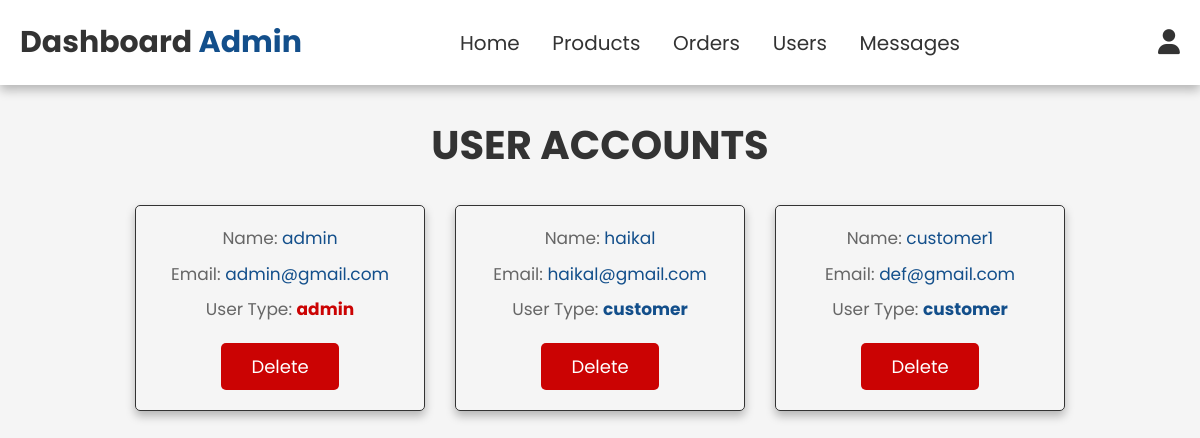
The app's page /admin/admin_users.php (signed in), older data.
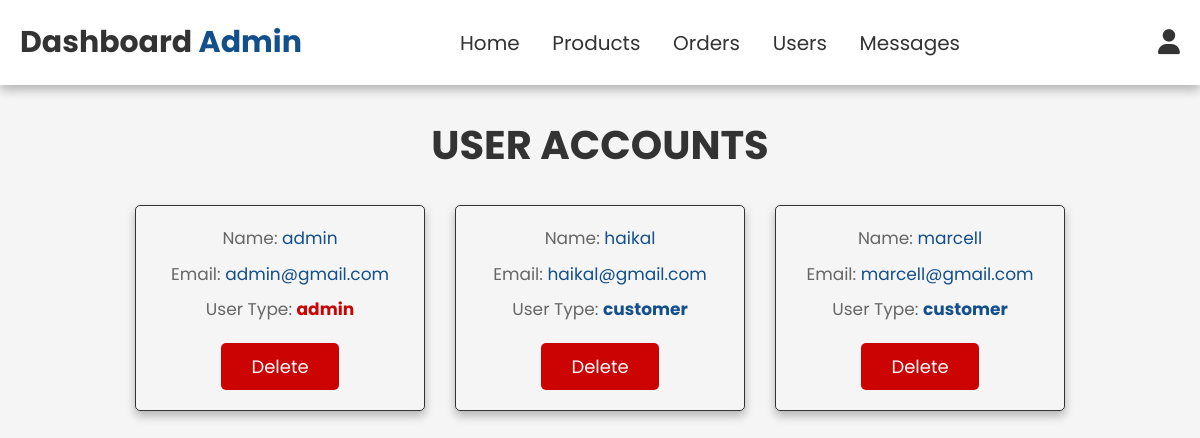
The same page, newer data.
### tables this page shows
CREATE TABLE `users` (
  `id` int(100) NOT NULL,
  `name` varchar(100) NOT NULL,
  `email` varchar(100) NOT NULL,
  `password` varchar(100) NOT NULL,
  `user_type` varchar(20) NOT NULL DEFAULT 'customer'
);

### admin/admin_users.php (the view, shortened to what this page needs)
<?php
    include_once('../config/config.php');
?>
<!DOCTYPE html>
<html lang="en">
    <head>
        <link rel="stylesheet" href="https://cdnjs.cloudflare.com/ajax/libs/font-awesome/6.5.2/css/all.min.css">
        <link rel="stylesheet" href="../css/admin_style.css?v=<?php echo time(); ?>">
    </head>
    <body>
    <?php include './admin_header.php'; ?>
        <section class="users">
            <h1 class="title">User Accounts</h1>
            <div class="box-container">
                <?php
                $sql_select_users = mysqli_query($conn, "SELECT * FROM users;") or die('Query Failed');
                if(mysqli_num_rows($sql_select_users) > 0){
                    while($fetch_users = mysqli_fetch_assoc($sql_select_users)){
                ?>
                <div class="box">
                    <p>Name: <span><?php echo $fetch_users['name']; ?></span></p>
                    <p>Email: <span><?php echo $fetch_users['email']; ?></span></p>
                    <p>User Type: <span style="font-weight:700; color:<?php if($fetch_users['user_type'] == 'admin'){ echo 'var(--red)'; } ?>"><?php echo $fetch_users['user_type']; ?></span></p>
                    <a href="admin_users.php?delete=<?php echo $fetch_users['id']; ?>" onclick="return confirm('Delete this user?');" class="delete-btn">Delete</a>
                </div>
                <?php
                    }
                }
                else{
                    $message[] = 'No customers registered yet.';
                }
                ?>
            </div>
        </section>
    </body>
</html>

### admin/admin_header.php (shortened to what this page needs)
<header class="header">
    <div class="flex">
        <a href="admin_page.php" class="logo">Dashboard <span>Admin</span></a>
        <nav class="navbar">
            <a href="admin_page.php">Home</a>
            <a href="admin_products.php">Products</a>
            <a href="admin_orders.php">Orders</a>
            <a href="admin_users.php">Users</a>
            <a href="admin_contact.php">Messages</a>
        </nav>
        <div class="icons">
            <div id="user-btn" class="fa fa-user"></div>
        </div>
    </div>
</header>

### css/admin_style.css (style rules this page uses)
:root { --primary: #134f8b; --secondary: #96C9F4; --red:#cb0303; --black: #333; --light-color:#666; --light-white: #ccc; --light-bg: #f5f5f5; --border: 0.17rem solid var(--black); --box-shadow: 0 0.5rem 1rem rgba(0, 0, 0, 0.265); }
* { box-sizing: border-box; margin: 0; padding: 0; outline: none; border: none; font-family: 'Poppins', sans-serif; text-decoration: none; transition: all 0.1s linear; }
html { font-size: 62.5%; overflow-x: hidden; }
body { background-color: var(--light-bg); }
section { padding: 3rem 2rem; }
.title { text-align: center; margin-bottom: 3rem; text-transform: uppercase; color: var(--black); font-size: 4rem; }
.delete-btn { background-color: var(--red); }
.btn, .option-btn, .delete-btn, .white-btn { display: inline-block; margin-top: 1rem; padding: 1rem 3rem; color: white; font-size: 1.8rem; text-transform: capitalize; border-radius: 0.5rem; cursor: pointer; }
.header { position: sticky; top: 0; left: 0; right: 0; z-index: 1000; background-color: white; box-shadow: var(--box-shadow); }
.header .flex { display: flex; align-items: center; justify-content: space-between; position: relative; max-width: 1300px; padding: 2rem; margin: 0 auto; }
.header .flex .logo { font-size: 3rem; font-weight: bold; color:var(--black); }
.header .flex .logo span { color:var(--primary); }
.header .flex .navbar a { margin: 0 1.5rem; font-size: 2rem; color:var(--black); }
.header .flex .icons div { margin-left: 4rem; font-size: 2.5rem; cursor: pointer; color: var(--black); }
.users .box-container { display: grid; grid-template-columns: repeat(auto-fit, 29rem); gap: 3rem; align-items: flex-start; max-width: 1200px; margin: 0 auto; justify-content: center; }
.users .box-container .box { padding:2rem; border:var(--border); background-color: var(--white); box-shadow: var(--box-shadow); border-radius: .5rem; text-align: center; }
.users .box-container .box p { font-size: 1.7rem; color:var(--light-color); margin-bottom: 1rem; line-height: 1.5; }
.users .box-container .box p span { color:var(--primary); }
.users .box-container .box .delete-btn { margin-top: 0.5; }

Row changes from the older to the newer data that the page shows:
changed users: name "customer1" → "marcell"; email "def@gmail.com" → "marcell@gmail.com"
